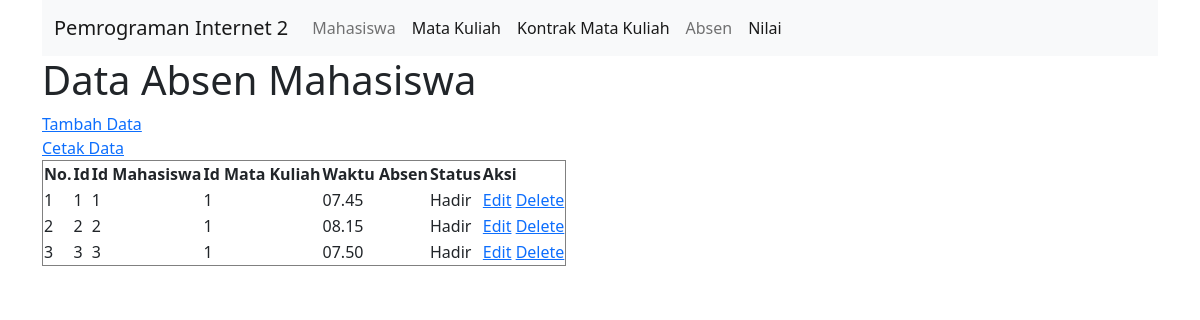
The app's page /absen.php with its own data.
### tables this page shows
CREATE TABLE `tbl_absen` (
  `id` int(11) NOT NULL,
  `mhs_id` int(20) NOT NULL,
  `matakuliah_id` int(11) NOT NULL,
  `waktu_absen` varchar(11) NOT NULL,
  `status` varchar(20) NOT NULL
);

### connection.php (called while the page is built)
<?php
class Connection
{
    public function get_connection()
    {
        $host = "localhost";
        $database = "mahasiswa";
        $username = "root";
        $password = "";
        $connect = new mysqli($host, $username, $password, $database);
        return $connect;
    }
}
?>

### model.php (called while the page is built, shortened)
<?php
include 'connection.php';
class Model extends Connection
{
    public function __construct()
    {
        $this->conn = $this->get_connection();
    }
    public function tampil_data_absen()
    {
        $sql = "SELECT * FROM tbl_absen";
        $bind = $this->conn->query($sql);
        while ($obj = $bind->fetch_object()) {
            $baris[] = $obj;
        }
        if (!empty($baris)) {
            return $baris;
        }
    }
}

### absen.php (the view, shortened to what this page needs)
<?php
include 'model.php';
$model = new Model();
$index = 1;
?>
<!doctype html>
<html lang="en">
<div class="container">
<nav class="navbar navbar-expand-lg navbar-light bg-light">
  <div class="container-fluid">
    <a class="navbar-brand" href="#">Pemrograman Internet 2</a>
    <div class="collapse navbar-collapse" id="navbarNav">
      <ul class="navbar-nav">
        <li class="nav-item">
          <a class="nav-link" aria-current="page" href="mahasiswa.php">Mahasiswa</a>
        </li>
        <li class="nav-item">
          <a class="nav-link active" href="matakuliah.php">Mata Kuliah</a>
        </li>
        <li class="nav-item">
          <a class="nav-link active" href="kontrak_mk.php">Kontrak Mata Kuliah</a>
        </li>
        <li class="nav-item">
          <a class="nav-link" href="absen.php">Absen</a>
        </li>
        <li class="nav-item">
          <a class="nav-link active" href="index.php">Nilai</a>
        </li>
      </ul>
    </div>
  </div>
</nav>
<head>
    <link href="https://cdn.jsdelivr.net/npm/bootstrap@5.0.0-beta3/dist/css/bootstrap.min.css" rel="stylesheet">
</head>
<body>
        <h1>Data Absen Mahasiswa</h1>
        <a href="create_absen.php">Tambah Data</a>
        <br>
        <a href="print_absen.php" target="_blank">Cetak Data</a>
        <br>
        <table border="1">
            <thead>
                <tr>
                    <th>No.</th>
                    <th>Id</th>
                    <th>Id Mahasiswa</th>
                    <th>Id Mata Kuliah</th>
                    <th>Waktu Absen</th>
                    <th>Status</th>
                    <th>Aksi</th>
                </tr>
            </thead>
            <tbody>
                <?php
                $result = $model->tampil_data_absen();
                if (!empty($result)) {
                    foreach ($result as $data) : ?>
                        <tr>
                            <td><?= $index++ ?></td>
                            <td><?= $data->id ?></td>
                            <td><?= $data->mhs_id ?></td>
                            <td><?= $data->matakuliah_id ?></td>
                            <td><?= $data->waktu_absen ?></td>
                            <td><?= $data->status ?></td>
                            <td>
                                <a name="edit" id="edit" href="edit_absen.php?id=<?= $data->id ?>">Edit</a>
                                <a name="hapus" id="hapus" href="process.php?id=<?= $data->id ?>">Delete</a>
                            </td>
                        </tr>
                    <?php endforeach;
                } else { ?>
                <tr>
                    <td colspan="9">Belum ada data pada tabel absen mahasiswa.</td>
                </tr>
                <?php } ?>
            </tbody>
        </table>
    </div>
</body>
</html>

### records on screen
tbl_absen: id "1", mhs "1", matakuliah "1", waktu_absen "07.45", status "Hadir"
tbl_absen: id "2", mhs "2", matakuliah "1", waktu_absen "08.15", status "Hadir"
tbl_absen: id "3", mhs "3", matakuliah "1", waktu_absen "07.50", status "Hadir"
